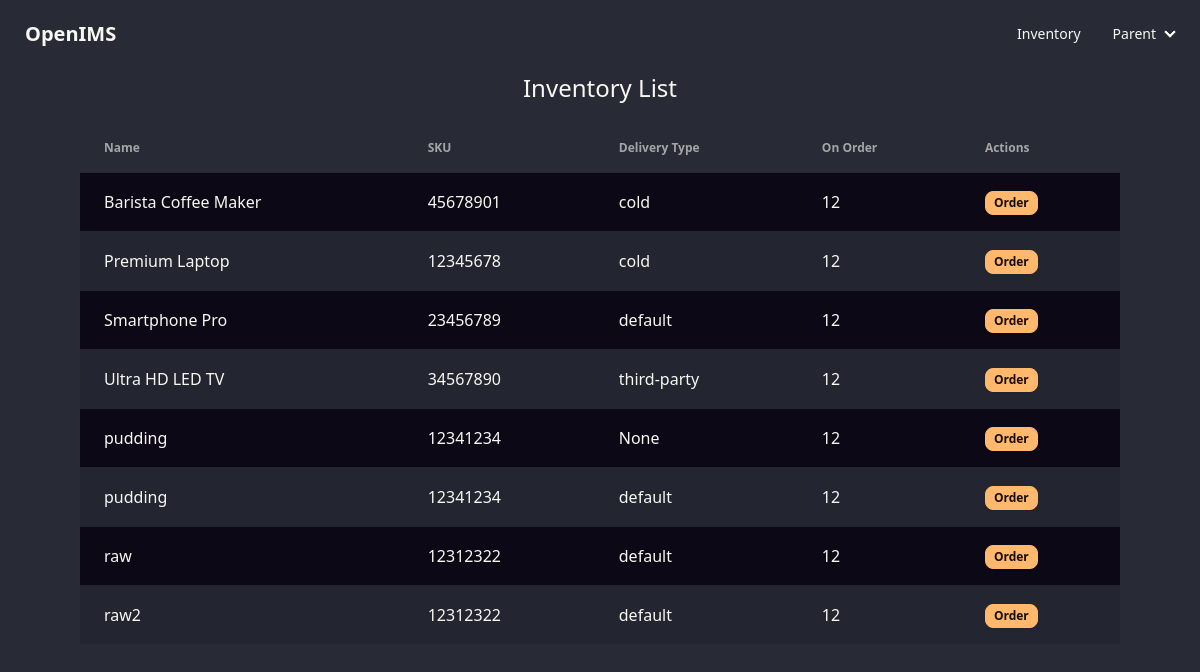
/portal/inventory/, run on an earlier commit of the app's database.
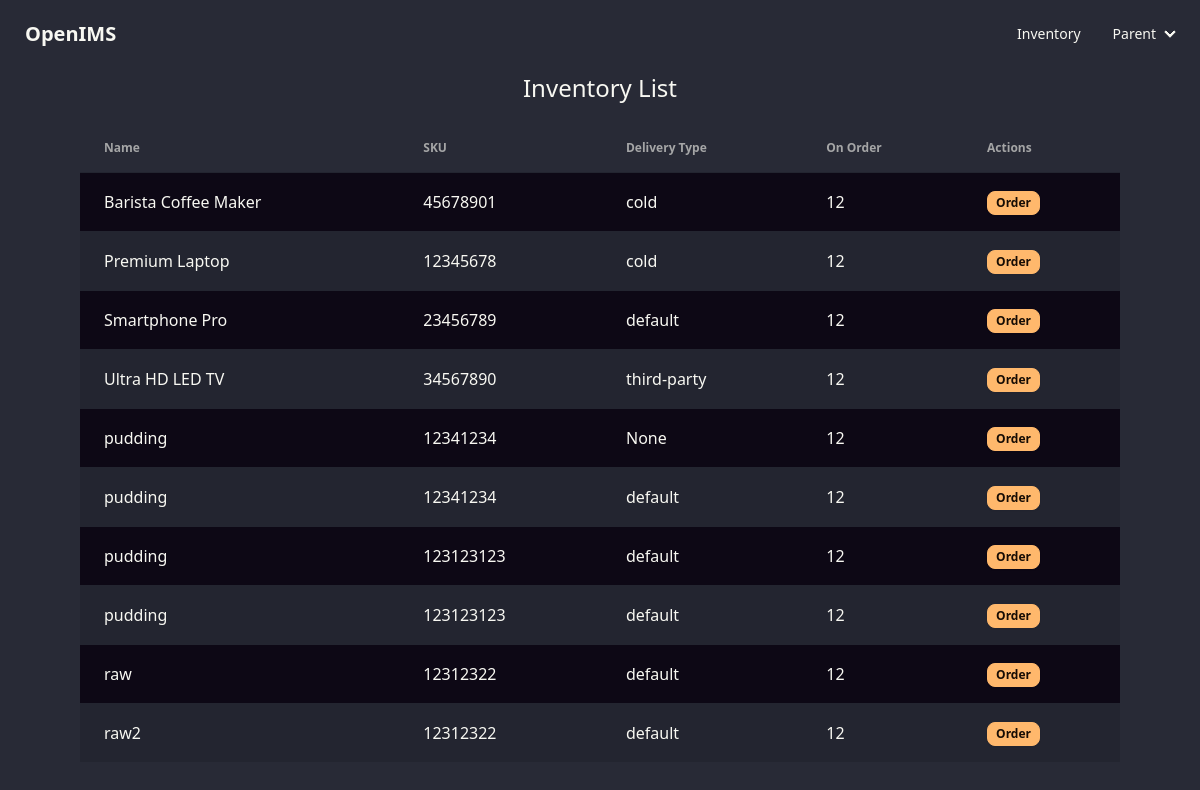
And on a later commit of the database.
### inventory/models.py (models this page shows, shortened)
class Inventory(models.Model):
    name = models.CharField(max_length=2000)
    sku = models.CharField(max_length=10)
    brand = models.CharField(max_length=1000)
    vendor = models.CharField(max_length=1000)
    delivery_type = models.ForeignKey(DeliveryType, null=True, on_delete=models.SET_NULL)
    unit_delivery_quantity = models.IntegerField() # how many units are delivered in a full casepack
    sale_price = models.IntegerField()
    class Meta:
        ordering = ['name']

### deliveries/models.py (models this page shows, shortened)
class DeliveryType(models.Model):
    name = models.CharField(max_length=256)
    recurrences = RecurrenceField()
    start_date = models.DateField(auto_now_add=True, blank=True)
    next_delivery_date = models.DateTimeField(blank=True, null=True)
    def __str__(self):
        return self.name

### inventory_portal/views.py (the view)
# urls.py: path('', views.InventoryPortal.as_view()),
class InventoryPortal(APIView):
    renderer_classes = [TemplateHTMLRenderer]
    template_name = 'inventory_portal/inventory_list.html'
    def get(self, request):
        queryset = Inventory.objects.all()
        return Response({'inventory': queryset})

### templates/inventory_portal/inventory_list.html
{% extends 'authenticated-base.html' %}
{% block content %}
<div class="flex flex-col items-center mx-10 md:mx-20">
    <h1 class="prose-2xl mb-4">Inventory List</h1>
    <table class="table table-zebra table-lg">
        <thead>
            <tr>
                <th>Name</th>
                <th>SKU</th>
                <th>Delivery Type</th>
                <th>On Order</th>
                <th>Actions</th>
            </tr>
        </thead>
        <tbody id="todo-table-body">
        {% for inventory_entry in inventory %}
                <tr class="bg-secondary-content">
                    <td>{{ inventory_entry.name }}</td>
                    <td>{{ inventory_entry.sku }}</td>
                    <td>{{ inventory_entry.delivery_type }}</td>
                    <td>
                        <span>12</span>
                    </td>
                    <td>
                        <button class="btn btn-xs btn-accent">Order</button>
                    </td>
                </tr>
        {% endfor %}
        </tbody>
    </table>
</div>
{% endblock %}

What changed in the data, as far as the page shows it:
added Inventory: name "pudding", sku "123123123", delivery_type "default"
added Inventory: name "pudding", sku "123123123", delivery_type "default"
